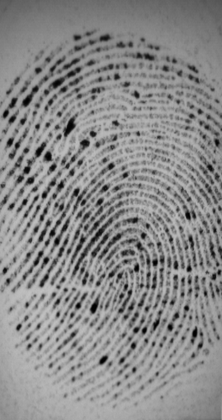
%> input picture Dataset/fingerprint/17/107_1.tif, 222 x 420 px, shrunk from 296 x 560 before the run
$ octave --eval "result = fingerenhance2('Dataset/fingerprint/17/107_1.tif');"   (GNU Octave 9; MATLAB toolbox functions it lacks are replaced by stand-ins)
%> lines starting %> are read from the running program, lines starting %| are printed output that depends on the picture; in (x1, y1, x2, y2) boxes, pixels count from 0 and x2, y2 are one past the last pixel; in counts of white or black regions, pixels touching at a corner belong together; the program's own positions count from 1
function [beim,cp]=fingerenhance2(fpath)
%> called with fpath = 'Dataset/fingerprint/17/107_1.tif'

    %close all;clc;
    %dname = 'Dataset\database1\49\fingerprint';
    %fname = '107_1.tif';
    %fpath = sprintf('%s\\%s',dname,fname);

    [im,map]=imread(fpath);
%> im is the input picture: size 420x222 uint8; min 0, max 193, mean 137.9
%> map = []
    %figure(1);imshow(im,map); title('Input fingerprint Image');
    im = im2double(im);
%> im: size 420x222 double
    [M,N,C]=size(im);
%> M = 420; N = 222; C = 1
    if(C>1)
    im= rgb2gray(im);
    end

    % Identify ridge-like regions and normalise image
    blksze = 16; thresh = 0.2;
    [normim, mask] = ridgesegment(im, blksze, thresh);
%> in ridgesegment, `mask = stddevim > thresh;`:
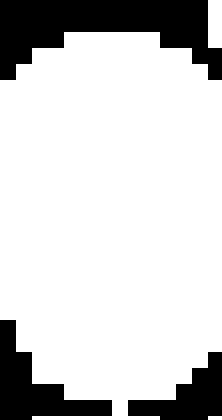
%> mask: size 420x222 logical; 81.2% white; 3 black regions, box (x1, y1, x2, y2) and area: (0, 0, 222, 80) 9920, (0, 320, 112, 420) 4480, (128, 352, 222, 420) 3136
%> in ridgesegment, `maskind = find(mask);`: maskind = 75704 values from 81 to 93240
    se = strel('disk',32);
    mask=imopen(mask,se);
%> mask: size 420x222 logical; 78.1% white; 2 black regions, box (x1, y1, x2, y2) and area: (0, 0, 222, 80) 11264, (0, 320, 222, 420) 9182

    %figure;subplot(1,2,1);imshow(normim);title('Input Fingerprint');
    %subplot(1,2,2);imshow(mask); title('Fingerprint mask (ROI)');

    % Determine ridge orientations
    [orientim, reliability] = ridgeorient(normim, 1, 5, 5);
    %plotridgeorient(orientim, 20, im, 2)
    %show(reliability,6)

    % Determine ridge frequency values across the image
    blksze = 36;
    [freq, medfreq] = ridgefreq(normim, mask, orientim, blksze, 5, 5, 15);
    %figure;imshow(freq);title('Ridge Frequency');
    %show(freq,3)

    % Actually I find the median frequency value used across the whole
    % fingerprint gives a more satisfactory result...
    freq = medfreq.*mask;
    % Now apply filters to enhance the ridge pattern
    newim = ridgefilter(normim, orientim, freq, 0.5, 0.5);
    %show(newim,4);
    %figure;imshow(newim);title('Ridge filtered Image');


    CC = bwconncomp(mask);
    numPixels = cellfun(@numel,CC.PixelIdxList);
    [biggest,idx] = max(numPixels);
    mask = zeros(size(newim));
    mask(CC.PixelIdxList{idx}) = 1;

    beim = (newim > 0).*mask;
    stats=regionprops(beim,'BoundingBox');
    bbox=stats.BoundingBox;
    beim=imcrop(beim,bbox);

    orientim=imcrop(orientim,bbox);
    mask=imcrop(mask,bbox);

    a=cos(orientim);
    b=sin(orientim);
    [afx,afy] = gradient(a);
    [bfx,bfy] = gradient(b);

    ma = sqrt( afx.^2 + afy.^2);
    mb = sqrt( bfx.^2 + bfy.^2);
    mab = min(ma,mb);

    Vx= max(mab(:));
    Cp=mab>0.3*Vx;
    Cp=Cp.*mask;

    [I,J]=find(Cp);
    ds=sqrt( (I-M/2).^2 + (J-N/2).^2);
    [~,mi]=min(ds);
    cp= [I(mi),J(mi)];


function [orientim, reliability, coherence] = ridgeorient(im, gradientsigma, blocksigma, orientsmoothsigma)
%> called with gradientsigma = 1, blocksigma = 5, orientsmoothsigma = 5

    if ~exist('orientsmoothsigma', 'var'), orientsmoothsigma = 0; end
    [rows,cols] = size(im);
%> rows = 420; cols = 222

    % Calculate image gradients.
    [Gx, Gy] = derivative5(gaussfilt(im, gradientsigma), 'x', 'y');
%> in gaussfilt, `smim = filter2(h, im);`:
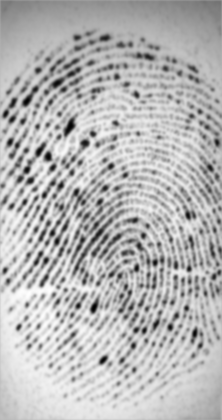
%> smim: size 420x222 double; min -3.57, max 1.39, mean 0.00352; drawn with min black and max white
%> in derivative5, `varargin = varargin(:);`: varargin = {'x', 'y'}
%> in derivative5, `varargout = cell(size(varargin));`: varargout = {[], []}
%> the loop in derivative5, `for n = 1:length(varargin)` made 2 passes
%> after the loop in derivative5, `for n = 1:length(varargin)`: secondDeriv = false
%> after the loop in derivative5, `for n = 1:length(varargin)`: varargout = 2 items

    % Estimate the local ridge orientation at each point by finding the
    % principal axis of variation in the image gradients.
    Gxx = Gx.^2;       % Covariance data for the image gradients
    Gxy = Gx.*Gy;
    Gyy = Gy.^2;

    % Now smooth the covariance data to perform a weighted summation of the
    % data.
    sze = fix(6*blocksigma);   if ~mod(sze,2); sze = sze+1; end
    f = fspecial('gaussian', sze, blocksigma);
    Gxx = filter2(f, Gxx);
    Gxy = 2*filter2(f, Gxy);
    Gyy = filter2(f, Gyy);

    % Analytic solution of principal direction
    denom = sqrt(Gxy.^2 + (Gxx - Gyy).^2) + eps;
    sin2theta = Gxy./denom;            % Sine and cosine of doubled angles
    cos2theta = (Gxx-Gyy)./denom;

    if orientsmoothsigma
        sze = fix(6*orientsmoothsigma);   if ~mod(sze,2); sze = sze+1; end
        f = fspecial('gaussian', sze, orientsmoothsigma);
        cos2theta = filter2(f, cos2theta); % Smoothed sine and cosine of
        sin2theta = filter2(f, sin2theta); % doubled angles
    end

    orientim = pi/2 + atan2(sin2theta,cos2theta)/2;

    Imin = (Gyy+Gxx)/2 - (Gxx-Gyy).*cos2theta/2 - Gxy.*sin2theta/2;
    Imax = Gyy+Gxx - Imin;

    reliability = 1 - Imin./(Imax+.001);
    coherence = ((Imax-Imin)./(Imax+Imin)).^2;
    reliability = reliability.*(denom>.001);


function [normim, mask, maskind] = ridgesegment(im, blksze, thresh)

    im = normalise(im,0,1);  % normalise to have zero mean, unit std dev

    fun = inline('std(x(:))*ones(size(x))');

    stddevim = blkproc(im, [blksze blksze], fun);

    mask = stddevim > thresh;
    maskind = find(mask);

    % Renormalise image so that the *ridge regions* have zero mean, unit
    % standard deviation.
    im = im - mean(im(maskind));
    normim = im/std(im(maskind));


function [freq, medianfreq] = ridgefreq(im, mask, orient, blksze, windsze,minWaveLength, maxWaveLength)
%> called with blksze = 36, windsze = 5, minWaveLength = 5, maxWaveLength = 15
    [rows, cols] = size(im);
    freq = zeros(size(im));

    for r = 1:blksze:rows-blksze
        for c = 1:blksze:cols-blksze
          blkim = im(r:r+blksze-1, c:c+blksze-1);
          blkor = orient(r:r+blksze-1, c:c+blksze-1);

          freq(r:r+blksze-1,c:c+blksze-1) =  ...
              freqest(blkim, blkor, windsze, minWaveLength, maxWaveLength);
        end
    end

    % Mask out frequencies calculated for non ridge regions
    freq = freq.*mask;
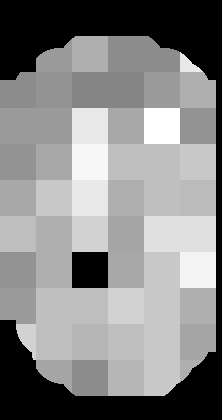
%> freq: size 420x222 double; min 0, max 0.182, mean 0.0964; drawn with min black and max white

    % Find median freqency over all the valid regions of the image.
    medianfreq = median(freq(find(freq>0)));
%> medianfreq = 0.125


% [48 lines left out: function freqest, not called in this run]


function newim = ridgefilter(im, orient, freq, kx, ky)
%> called with kx = 0.5, ky = 0.5

    %if nargin == 5
    %    showfilter = 0;
    %end

    angleInc = 3;  % Fixed angle increment between filter orientations in
                   % degrees. This should divide evenly into 180

    im = double(im);
    [rows, cols] = size(im);
    newim = zeros(rows,cols);

    [validr,validc] = find(freq > 0);  % find where there is valid frequency data.
%> validr = 72794 values from 33 to 401; validc = 72794 values from 1 to 222
    ind = sub2ind([rows,cols], validr, validc);

    % Round the array of frequencies to the nearest 0.01 to reduce the
    % number of distinct frequencies we have to deal with.
    freq(ind) = round(freq(ind)*100)/100;

    % Generate an array of the distinct frequencies present in the array
    % freq
    unfreq = unique(freq(ind));
%> unfreq = 0.13

    % Generate a table, given the frequency value multiplied by 100 to obtain
    % an integer index, returns the index within the unfreq array that it
    % corresponds to
    freqindex = ones(100,1);
    for k = 1:length(unfreq)
        freqindex(round(unfreq(k)*100)) = k;
    end
%> this loop made 1 pass
%> after the loop, freqindex = 100 values from 1 to 1

    % Generate filters corresponding to these distinct frequencies and
    % orientations in 'angleInc' increments.
    filter = cell(length(unfreq),180/angleInc);
%> filter = 60 items
    sze = zeros(length(unfreq),1);

    for k = 1:length(unfreq)
        sigmax = 1/unfreq(k)*kx;
        sigmay = 1/unfreq(k)*ky;

        sze(k) = round(3*max(sigmax,sigmay));
        [x,y] = meshgrid(-sze(k):sze(k));
        reffilter = exp(-(x.^2/sigmax^2 + y.^2/sigmay^2)/2)...
                .*cos(2*pi*unfreq(k)*x);

        % Generate rotated versions of the filter.  Note orientation
        % image provides orientation *along* the ridges, hence +90
        % degrees, and imrotate requires angles +ve anticlockwise, hence
        % the minus sign.
        for o = 1:180/angleInc
            filter{k,o} = imrotate(reffilter,-(o*angleInc+90),'bilinear','crop');
        end
    end
%> this loop made 1 pass
%> (sigmax, sigmay) on pass 1: (3.85, 3.85)

    %if showfilter % Display largest scale filter for inspection
    %    figure(7), imshow(filter{1,end},[]); title('filter');
    %end

    % Find indices of matrix points greater than maxsze from the image
    % boundary
    maxsze = sze(1);
%> maxsze = 12
    finalind = find(validr>maxsze & validr<rows-maxsze & ...
                    validc>maxsze & validc<cols-maxsze);
%> finalind = 66378 values from 2881 to 69258

    % Convert orientation matrix values from radians to an index value
    % that corresponds to round(degrees/angleInc)
    maxorientindex = round(180/angleInc);
    orientindex = round(orient/pi*180/angleInc);
    i = find(orientindex < 1);   orientindex(i) = orientindex(i)+maxorientindex;
%> after `i = find(orientindex < 1)`: i = 1580 values from 11294 to 86941
%> after `orientindex(i) = orientindex(i)+maxorientindex`:
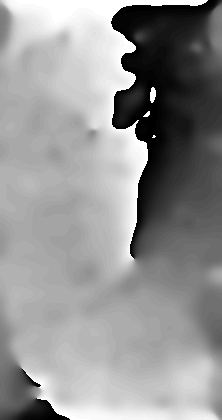
%> orientindex: size 420x222 double; min 1, max 60, mean 35.2; drawn with min black and max white
    i = find(orientindex > maxorientindex);
%> i = []
    orientindex(i) = orientindex(i)-maxorientindex;

    % Finally do the filtering
    for k = 1:length(finalind)
        r = validr(finalind(k));
        c = validc(finalind(k));

        % find filter corresponding to freq(r,c)
        filterindex = freqindex(round(freq(r,c)*100));

        s = sze(filterindex);
        newim(r,c) = sum(sum(im(r-s:r+s, c-s:c+s).*filter{filterindex,orientindex(r,c)}));
    end
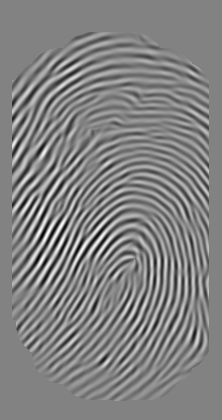
%> newim: size 420x222 double; min -85.34, max 81.26, mean 0; drawn with min black and max white


% [31 lines left out: function plotridgeorient, not called in this run]


function varargout = derivative5(im, varargin)

    varargin = varargin(:);
    varargout = cell(size(varargin));

    % Check if we are just computing 1st derivatives.  If so use the
    % interpolant and derivative filters optimized for 1st derivatives, else
    % use 2nd derivative filters and interpolant coefficients.
    % Detection is done by seeing if any of the derivative specifier
    % arguments is longer than 1 char, this implies 2nd derivative needed.
    secondDeriv = false;
    for n = 1:length(varargin)
        if length(varargin{n}) > 1
            secondDeriv = true;
            break
        end
    end

    if ~secondDeriv
        % 5 tap 1st derivative cofficients.  These are optimal if you are just
        % seeking the 1st deriavtives
        p = [0.037659  0.249153  0.426375  0.249153  0.037659];
        d1 =[0.109604  0.276691  0.000000 -0.276691 -0.109604];
    else
        % 5-tap 2nd derivative coefficients. The associated 1st derivative
        % coefficients are not quite as optimal as the ones above but are
        % consistent with the 2nd derivative interpolator p and thus are
        % appropriate to use if you are after both 1st and 2nd derivatives.
        p  = [0.030320  0.249724  0.439911  0.249724  0.030320];
        d1 = [0.104550  0.292315  0.000000 -0.292315 -0.104550];
        d2 = [0.232905  0.002668 -0.471147  0.002668  0.232905];
    end

    % Compute derivatives.  Note that in the 1st call below MATLAB's conv2
    % function performs a 1D convolution down the columns using p then a 1D
    % convolution along the rows using d1. etc etc.

    for n = 1:length(varargin)
      if strcmpi('x', varargin{n})
          varargout{n} = conv2(p, d1, im, 'same');
      elseif strcmpi('y', varargin{n})
          varargout{n} = conv2(d1, p, im, 'same');
      elseif strcmpi('xx', varargin{n})
          varargout{n} = conv2(p, d2, im, 'same');
      elseif strcmpi('yy', varargin{n})
          varargout{n} = conv2(d2, p, im, 'same');
      elseif strcmpi('xy', varargin{n}) || strcmpi('yx', varargin{n})
          varargout{n} = conv2(d1, d1, im, 'same');
      else
          error('''%s'' is an unrecognized derivative option',varargin{n});
      end
    end


function n = normalise(im, reqmean, reqvar)

	if ~isa(im,'double'), im = double(im); end
	im = im - mean(im(:));
	im = im/std(im(:));      % Zero mean, unit std dev

	n = reqmean + im*sqrt(reqvar);


function smim = gaussfilt(im, sigma)

    sze = max(ceil(6*sigma), 1);
    if ~mod(sze,2)    % Ensure filter size is odd
        sze = sze+1;
    end

    h = fspecial('gaussian', [sze sze], sigma);

    % Apply filter to all image channels
    smim = filter2(h, im);

%> in fingerenhance2, `CC = bwconncomp(mask);`: CC = 1 connected component
%> in fingerenhance2, `numPixels = cellfun(@numel,CC.PixelIdxList);`: numPixels = 72794
%> in fingerenhance2, `[biggest,idx] = max(numPixels);`: idx = 1
%> in fingerenhance2, `beim = (newim > 0).*mask;`:
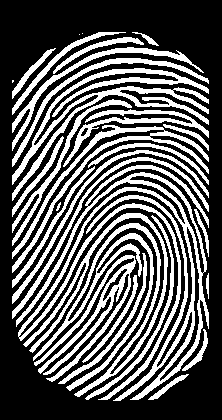
%> beim: size 420x222 double; values 0 (black) and 1 (white), 36% white; 30 white regions (3 under 20 px)
%> in fingerenhance2, `stats=regionprops(beim,'BoundingBox');`: stats = 1 region; box (x1, y1, x2, y2): (12, 32, 209, 401)
%> in fingerenhance2, `bbox=stats.BoundingBox;`: bbox = [12.5 32.5 197 369]
%> in fingerenhance2, `beim=imcrop(beim,bbox);`: beim: size 370x198 double; values 0 (black) and 1 (white), 45.9% white; 30 white regions (3 under 20 px), largest, box (x1, y1, x2, y2) and area: (4, 133, 197, 369) 7634, (11, 181, 156, 365) 4747, (0, 36, 197, 169) 3849
%> in fingerenhance2, `mask=imcrop(mask,bbox);`: mask: size 370x198 double; values 0 (black) and 1 (white), 91% white; 3 black regions, box (x1, y1, x2, y2) and area: (0, 288, 198, 370) 3602, (0, 0, 74, 48) 1552, (126, 0, 198, 48) 1456
%> in fingerenhance2, `[bfx,bfy] = gradient(b);`:
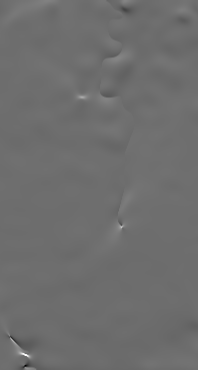
%> bfy: size 370x198 double; min -0.34, max 0.448, mean 0.00056; drawn with min black and max white
%> in fingerenhance2, `Vx= max(mab(:));`: Vx = 0.611
%> in fingerenhance2, `[I,J]=find(Cp);`: I = [98; 226; 227; 228; 229; 226; 227; 228; 226]; J = [83; 122; 122; 122; 122; 123; 123; 123; 124]
%> in fingerenhance2, `ds=sqrt( (I-M/2).^2 + (J-N/2).^2);`: ds = [115.4; 19.42; 20.25; 21.1; 21.95; 20; 20.81; 21.63; 20.62]
%> in fingerenhance2, `[~,mi]=min(ds);`: mi = 2
%> in fingerenhance2, `cp= [I(mi),J(mi)];`: cp = [226 122]

$ run again, on Dataset/fingerprint/17/107_2.tif
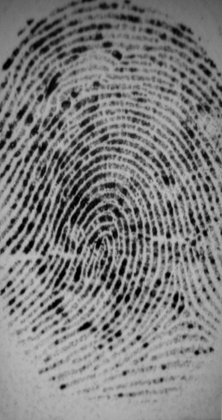
%> input picture Dataset/fingerprint/17/107_2.tif, 222 x 420 px, shrunk from 296 x 560 before the run
%> in fingerenhance2, im is the input picture: size 420x222 uint8; min 0, max 192, mean 125.4
%> map = []
%> in ridgesegment, `mask = stddevim > thresh;`:
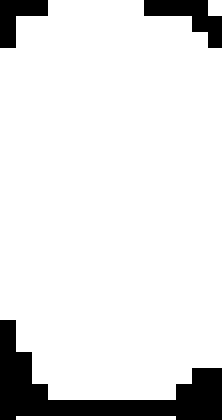
%> mask: size 420x222 logical; 88.9% white; 3 black regions, box (x1, y1, x2, y2) and area: (0, 320, 222, 420) 7320, (144, 0, 222, 48) 1728, (0, 0, 48, 48) 1280
%> maskind = 82912 values from 49 to 93188
%> varargin = {'x', 'y'}
%> in derivative5, `varargout = cell(size(varargin));`: varargout = {[], []}
%> the loop in derivative5, `for n = 1:length(varargin)` made 2 passes
%> after the loop in derivative5, `for n = 1:length(varargin)`: secondDeriv = false
%> after the loop in derivative5, `for n = 1:length(varargin)`: varargout = 2 items
%> medianfreq = 0.125
%> validr = 81040 values from 1 to 400; validc = 81040 values from 1 to 222
%> unfreq = 0.13
%> the loop in ridgefilter, `for k = 1:length(unfreq)` made 1 pass
%> after the loop in ridgefilter, `for k = 1:length(unfreq)`: freqindex = 100 values from 1 to 1
%> filter = 60 items
%> the loop in ridgefilter, `for k = 1:length(unfreq)` made 1 pass
%> (sigmax, sigmay) on pass 1: (3.85, 3.85)
%> maxsze = 12
%> finalind = 72464 values from 3265 to 76880
%> in ridgefilter, `i = find(orientindex < 1)`: i = 730 values from 15923 to 89809
%> in ridgefilter, `i = find(orientindex > maxorientindex);`: i = []
%> CC = 1 connected component
%> numPixels = 81040
%> idx = 1
%> stats = 1 region; box (x1, y1, x2, y2): (12, 12, 209, 400)
%> bbox = [12.5 12.5 197 388]
%> in fingerenhance2, `[bfx,bfy] = gradient(b);`:
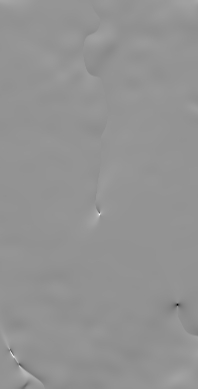
%> bfy: size 389x198 double; min -0.495, max 0.362, mean 0.000253; drawn with min black and max white
%> Vx = 0.495
%> I = 24 values from 212 to 308; J = 24 values from 99 to 180
%> ds = 24 values, max 118.2 at index 17, min 10.2 at index 9, mean 64.23
%> mi = 9
%> cp = [212 101]

$ run again, on Dataset/fingerprint/17/107_3.tif
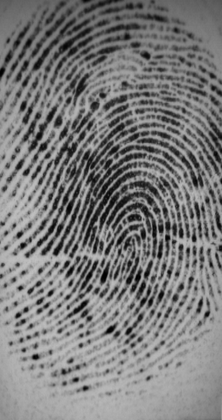
%> input picture Dataset/fingerprint/17/107_3.tif, 222 x 420 px, shrunk from 296 x 560 before the run
%> in fingerenhance2, im is the input picture: size 420x222 uint8; min 0, max 191, mean 122.7
%> map = []
%> in ridgesegment, `mask = stddevim > thresh;`:
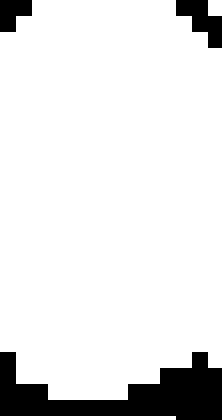
%> mask: size 420x222 logical; 89.5% white; 3 black regions, box (x1, y1, x2, y2) and area: (0, 352, 222, 420) 7768, (176, 0, 222, 48) 1216, (0, 0, 32, 32) 768
%> maskind = 83488 values from 33 to 93188
%> varargin = {'x', 'y'}
%> in derivative5, `varargout = cell(size(varargin));`: varargout = {[], []}
%> the loop in derivative5, `for n = 1:length(varargin)` made 2 passes
%> after the loop in derivative5, `for n = 1:length(varargin)`: secondDeriv = false
%> after the loop in derivative5, `for n = 1:length(varargin)`: varargout = 2 items
%> medianfreq = 0.13
%> validr = 81399 values from 1 to 400; validc = 81399 values from 1 to 222
%> unfreq = 0.13
%> the loop in ridgefilter, `for k = 1:length(unfreq)` made 1 pass
%> after the loop in ridgefilter, `for k = 1:length(unfreq)`: freqindex = 100 values from 1 to 1
%> filter = 60 items
%> the loop in ridgefilter, `for k = 1:length(unfreq)` made 1 pass
%> (sigmax, sigmay) on pass 1: (3.85, 3.85)
%> maxsze = 12
%> finalind = 71848 values from 3841 to 77416
%> in ridgefilter, `i = find(orientindex < 1)`: i = 611 values from 7507 to 84841
%> in ridgefilter, `i = find(orientindex > maxorientindex);`: i = []
%> CC = 1 connected component
%> numPixels = 81399
%> idx = 1
%> stats = 1 region; box (x1, y1, x2, y2): (12, 12, 209, 400)
%> bbox = [12.5 12.5 197 388]
%> in fingerenhance2, `[bfx,bfy] = gradient(b);`:
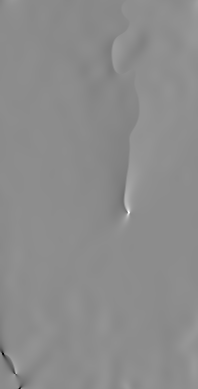
%> bfx: size 389x198 double; min -0.451, max 0.368, mean 0.000275; drawn with min black and max white
%> Vx = 0.63
%> I = [211; 215; 216; 213; 214; 215; 212; 213; 214]; J = [128; 128; 128; 129; 129; 129; 130; 130; 130]
%> ds = [17.03; 17.72; 18.03; 18.25; 18.44; 18.68; 19.1; 19.24; 19.42]
%> mi = 1
%> cp = [211 128]

$ run again, on Dataset/fingerprint/17/107_4.tif
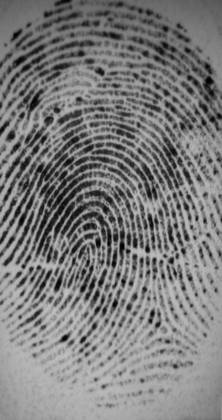
%> input picture Dataset/fingerprint/17/107_4.tif, 222 x 420 px, shrunk from 296 x 560 before the run
%> in fingerenhance2, im is the input picture: size 420x222 uint8; min 0, max 194, mean 124.2
%> map = []
%> maskind = 83200 values from 33 to 93188
%> varargin = {'x', 'y'}
%> in derivative5, `varargout = cell(size(varargin));`: varargout = {[], []}
%> the loop in derivative5, `for n = 1:length(varargin)` made 2 passes
%> after the loop in derivative5, `for n = 1:length(varargin)`: secondDeriv = false
%> after the loop in derivative5, `for n = 1:length(varargin)`: varargout = 2 items
%> medianfreq = 0.13
%> validr = 81150 values from 1 to 400; validc = 81150 values from 1 to 222
%> unfreq = 0.13
%> the loop in ridgefilter, `for k = 1:length(unfreq)` made 1 pass
%> after the loop in ridgefilter, `for k = 1:length(unfreq)`: freqindex = 100 values from 1 to 1
%> filter = 60 items
%> the loop in ridgefilter, `for k = 1:length(unfreq)` made 1 pass
%> (sigmax, sigmay) on pass 1: (3.85, 3.85)
%> maxsze = 12
%> finalind = 71822 values from 3841 to 77198
%> in ridgefilter, `i = find(orientindex < 1)`: i = 1080 values from 11281 to 86101
%> in ridgefilter, `i = find(orientindex > maxorientindex);`: i = []
%> CC = 1 connected component
%> numPixels = 81150
%> idx = 1
%> stats = 1 region; box (x1, y1, x2, y2): (12, 12, 209, 400)
%> bbox = [12.5 12.5 197 388]
%> in fingerenhance2, `[afx,afy] = gradient(a);`:
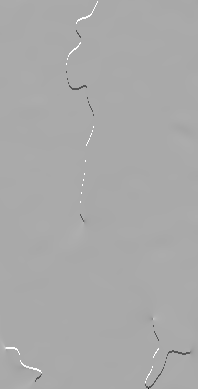
%> afy: size 389x198 double; min -2, max 1, mean -0.00173; drawn with min black and max white
%> Vx = 0.486
%> I = 34 values from 218 to 355; J = 34 values from 83 to 191
%> ds = 34 values, max 165.6 at index 34, min 27.51 at index 11, mean 94.82
%> mi = 11
%> cp = [219 85]
